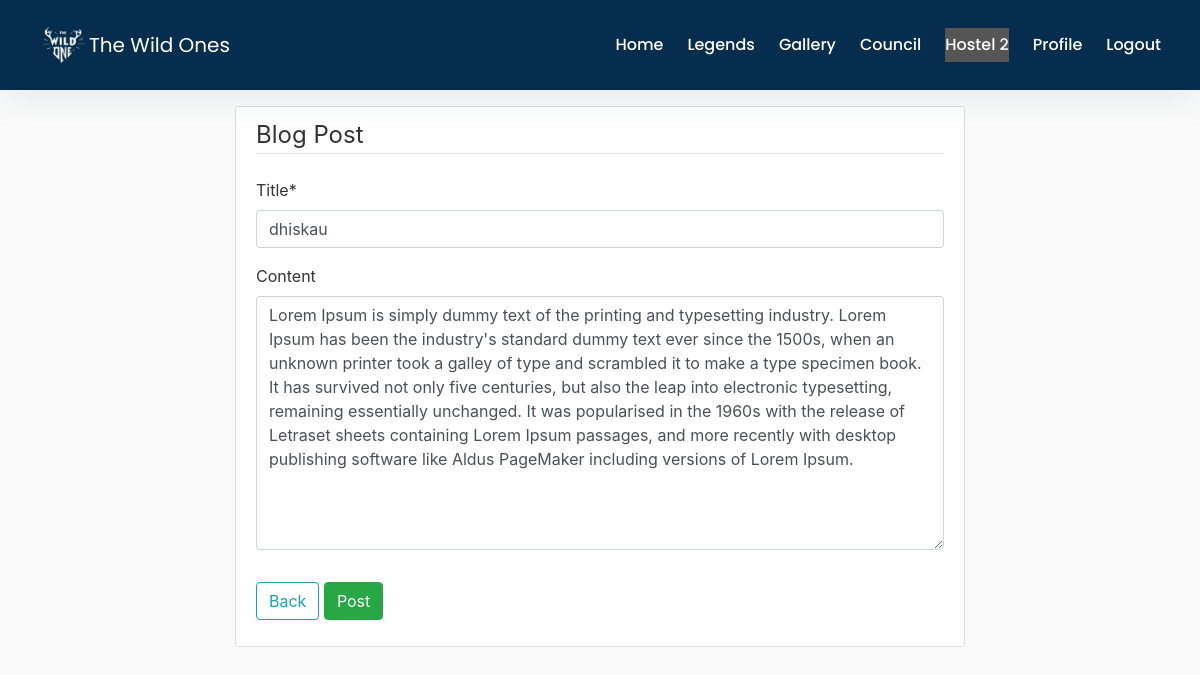
Page /activities/post/6/update/ (signed in) on the earlier database version.
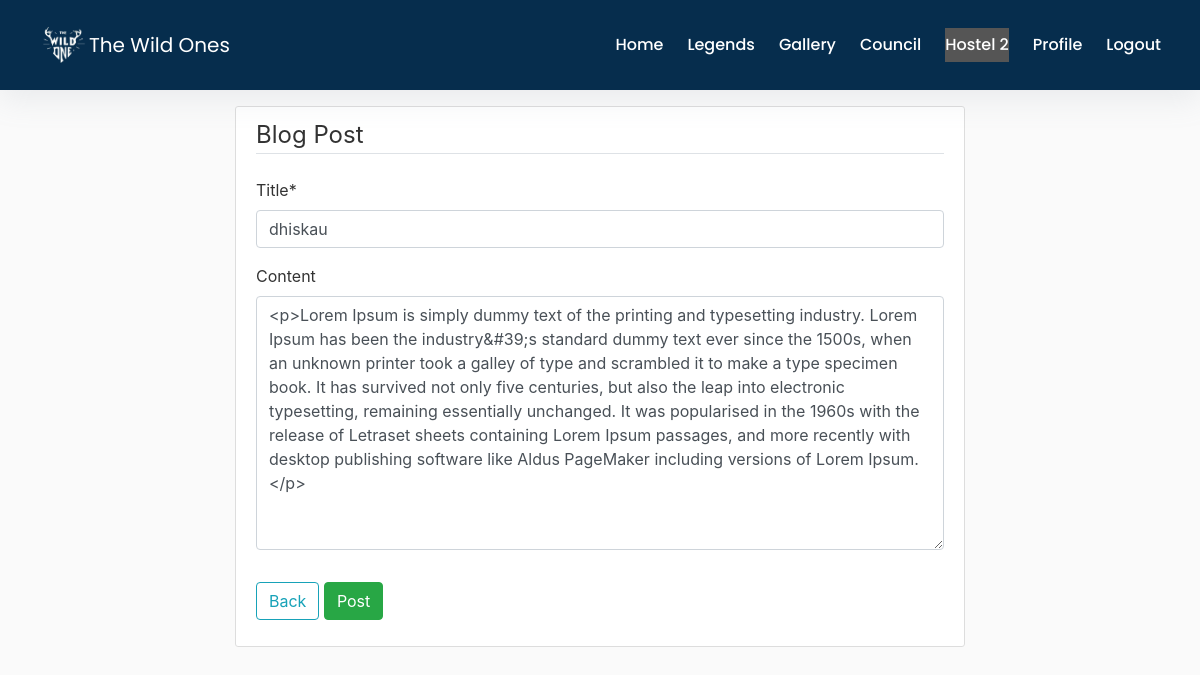
Same page on the later database version.
### hostel2/models.py (models this page shows, shortened)
class Post(models.Model):
    title = models.CharField(max_length=100)
    content = RichTextField(blank=True, null=True)
    date_posted = models.DateTimeField(default = timezone.now)
    author = models.ForeignKey(User, on_delete = models.CASCADE)

### hostel2/views.py (the view, shortened to what this page needs)
# urls.py: path('activities/post/<int:pk>/update/', PostUpdateView.as_view(), name='post-update'),
class PostUpdateView(LoginRequiredMixin, UserPassesTestMixin, UpdateView):
  model = Post
  fields = ['title','content']
  def test_func(self):
    post = self.get_object()
    if self.request.user == post.author:
      return True
    return False

### hostel2/templates/hostel2/post_form.html (shortened to what this page needs)
{% extends "hostel2/base.html" %}
 {% block head %}
{% load static %}
<link rel="stylesheet" type="text/css" href="{% static 'hostel2/main.css' %}">
{% endblock %}
{% load crispy_forms_tags %}
  {% block content %}
    <div class="content-section">
        <form method="POST">
            <fieldset class="form-group">
                <legend class="border-bottom mb-4">Blog Post</legend>
                {{ form|crispy }}
            </fieldset>
            <div class="form-group">
                <button class="btn btn-outline-info" type="submit" href="{% url 'blog-home' %}">Back</button>
                <button class="btn btn-success" type="submit">Post</button>
            </div>
        </form>
    </div>
  {% endblock %}

### hostel2/templates/hostel2/base.html (shortened to what this page needs)
{% load static %}
<!DOCTYPE html>
<html>
<head>
  <link rel="stylesheet" href="https://maxcdn.bootstrapcdn.com/bootstrap/4.5.0/css/bootstrap.min.css">
  <link rel="stylesheet" href="{% static 'hostel2/navbar.css'%}">
  <link rel="stylesheet" href="https://cdnjs.cloudflare.com/ajax/libs/font-awesome/4.7.0/css/font-awesome.min.css">
 {% block head %}
 {% endblock head %}
</head>
<body id="bg" >
<div class="navigation-wrap bg-lightx start-header start-style navfont">
      <div class="row leftrightadjust">
        <div class="col-12">
          <nav class="navbar navbar-expand-md navbar-light">
              <img src="{%static "hostel2/h2logo.png"%}" width="50px">
            <a class="navbar-brand" style="color: #fff" href={% url 'base'  %}>The Wild Ones</a>
            <div class="collapse navbar-collapse" id="navbarSupportedContent">
              <ul class="navbar-nav ml-auto py-4 py-md-0">
                <li class="nav-item pl-4 pl-md-0 ml-0 ml-md-4">
                  <a class="nav-link" href="{% url 'home_page' %}">Home</a>
                </li>
                <li class="nav-item pl-4 pl-md-0 ml-0 ml-md-4">
                  <a class="nav-link" href="{% url 'legend' %}">Legends</a>
                </li>
                <li class="nav-item pl-4 pl-md-0 ml-0 ml-md-4">
                  <a class="nav-link" href="{% url 'gallery' %}">Gallery</a>
                </li>
                <li class="nav-item pl-4 pl-md-0 ml-0 ml-md-4">
                  <a class="nav-link" href="{% url 'contactus' %}">Council</a>
                </li>
                <li class="nav-item pl-4 pl-md-0 ml-0 ml-md-4 active">
                  <a class="nav-link dropdown-toggle" data-toggle="dropdown" href="#" role="button" aria-haspopup="true" aria-expanded="false">Hostel 2</a>
                </li>
                 {% if user.is_authenticated %}
                <li class="nav-item pl-4 pl-md-0 ml-0 ml-md-4">
                  <a class="nav-link" href="{% url 'profile' %}">Profile</a>
                </li>
                <li class="nav-item pl-4 pl-md-0 ml-0 ml-md-4">
                  <a class="nav-link" href="{% url 'logout' %}">Logout</a>
                </li>
                {% else %}
                <li class="nav-item pl-4 pl-md-0 ml-0 ml-md-4">
                  <a class="nav-link" href="{% url 'login' %}">Login</a>
                </li>
                {% endif %}
              </ul>
            </div>
          </nav>
        </div>
      </div>
  </div>
      <main role="main" class="container adjust" >
        <div class="row">
          <div class="col-md-8">
            {% block content %}{% endblock %}
          </div>
        </div>
      </main>
</body>
</html>

### hostel2/static/hostel2/navbar.css (style rules this page uses)
body { background-image: url('https://s3-us-west-2.amazonaws.com/s.cdpn.io/1462889/pat-back.svg'); background-position: center; background-repeat: repeat; background-size: 7%; background-color: #fff; overflow-x: hidden; transition: all 200ms linear; }
.navfont { font-family: 'Poppins', sans-serif; font-size: 16px ; line-height: 24px; font-weight: 400; color: #212112 ; }
.start-header { opacity: 1; transform: translateY(0); padding: 20px 0; box-shadow: 0 10px 30px 0 rgba(138, 155, 165, 0.15); -webkit-transition : all 0.3s ease-out; transition : all 0.3s ease-out; }
.navigation-wrap { position: relative; width: 100%; top: 0; left: 0; z-index: 1000; -webkit-transition : all 0.3s ease-out; transition : all 0.3s ease-out; }
.navbar { padding: 0; }
.nav-link { color: #fff !important; font-weight: 500; transition: all 200ms linear; }
.nav-item.active .nav-link { color: #fff !important; }
.nav-link { position: relative; padding: 5px 0 !important; display: inline-block; }
.nav-item:after { position: absolute; bottom: -5px; left: 0; width: 100%; height: 2px; content: ''; background-color: #8167a9; opacity: 0; transition: all 200ms linear; }
.nav-item { position: relative; transition: all 200ms linear; }
.bg-lightx { background-color: #062d4d !important; transition: all 200ms linear; }
.dropdown-toggle::after { display: none; }
.leftrightadjust { margin-left: 2%; margin-right: 2%; }

### hostel2/static/hostel2/main.css (style rules this page uses)
* { box-sizing: border-box; align-items: center; }
body { background: #fafafa; color: #333333; }
ul { margin: 0; }
.content-section { background: #ffffff; padding: 10px 20px; border: 1px solid #dddddd; border-radius: 3px; margin-bottom: 20px; }
.active, .collapsible:hover { background-color: #555; }
#bg { background-image: url("Images/bg.jpg"); background-position: center; background-size: cover; background-attachment: fixed; }
.adjust { margin-top: 1rem; }

Differences in the rows shown:
changed Post "dhiskau": content "Lorem Ipsum is simply dummy text of the printing and typesetting industry. Lorem Ipsum has been the industry's standard dummy text ever since the 1500s, when an unknown printer took a galley of type and scrambled it to make a type specimen book. It has survived not only five centuries, but also the leap into electronic typesetting, remaining essentially unchanged. It was popularised in the 1960s with the release of Letraset sheets containing Lorem Ipsum passages, and more recently with desktop publishing software like Aldus PageMaker including versions of Lorem Ipsum." → "<p>Lorem Ipsum is simply dummy text of the printing and typesetting industry. Lorem Ipsum has been the industry&#39;s standard dummy text ever since the 1500s, when an unknown printer took a galley of type and scrambled it to make a type specimen book. It has survived not only five centuries, but also the leap into electronic typesetting, remaining essentially unchanged. It was popularised in the 1960s with the release of Letraset sheets containing Lorem Ipsum passages, and more recently with desktop publishing software like Aldus PageMaker including versions of Lorem Ipsum.</p>"
